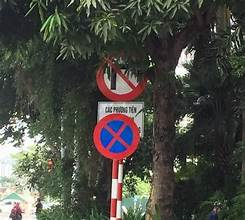
#> input picture data/detection/images/train/OIP (1).jpg, 245 x 220 px; its folder holds only this picture in this run
$ python mine_hard_negatives.py --images ../data/detection/images/train
#> lines starting #> are read from the running program, lines starting #| are printed output that depends on the picture; after the words box and inside, x2 and y2 are one past the last pixel; in counts of white or black regions, pixels touching at a corner belong together
### src/classical_detector.py
from __future__ import annotations

import json
from dataclasses import asdict
from dataclasses import dataclass
from pathlib import Path
from typing import Any
from typing import Literal
from typing import TypedDict

import cv2
import numpy as np

from cv_region_proposal import Box
from cv_region_proposal import DetectorConfig
from cv_region_proposal import propose_regions


class ClassicalDetectorOutput(TypedDict, total=False):
    bboxes: list[list[int]]
    scores: list[float]
    debug: dict[str, Any]


@dataclass(frozen=True)
class ClassicalDetectorParams:
    proposal: DetectorConfig = DetectorConfig()
    det_threshold: float = 0.25


def _coerce_tuple3(value: Any) -> tuple[int, int, int]:
    if isinstance(value, tuple) and len(value) == 3:
        return tuple(int(x) for x in value)  # type: ignore[return-value]
    if isinstance(value, list) and len(value) == 3:
        return (int(value[0]), int(value[1]), int(value[2]))
    raise ValueError(f"Expected 3-int list/tuple, got: {value!r}")


def load_params(path: str | Path) -> ClassicalDetectorParams:
    """Load detector parameters from a JSON file.

    The JSON keys match fields of `DetectorConfig` plus an extra `det_threshold`.
    """

    p = Path(path)
    raw = json.loads(p.read_text(encoding="utf-8"))
    if not isinstance(raw, dict):
        raise ValueError("Config JSON must be an object")

    det_threshold = float(raw.pop("det_threshold", 0.25))

    # Convert list -> tuple for HSV thresholds.
    for key in (
        "red_1",
        "red_2",
        "red_3",
        "red_4",
        "blue_1",
        "blue_2",
        "yellow_1",
        "yellow_2",
    ):
        if key in raw:
            raw[key] = _coerce_tuple3(raw[key])

    proposal = DetectorConfig(**raw)
    return ClassicalDetectorParams(proposal=proposal, det_threshold=det_threshold)


def _clip_xyxy(x1: int, y1: int, x2: int, y2: int, w: int, h: int) -> tuple[int, int, int, int]:
    x1 = max(0, min(w - 1, int(x1)))
    y1 = max(0, min(h - 1, int(y1)))
    x2 = max(0, min(w, int(x2)))
    y2 = max(0, min(h, int(y2)))
    if x2 <= x1:
        x2 = min(w, x1 + 1)
    if y2 <= y1:
        y2 = min(h, y1 + 1)
    return x1, y1, x2, y2


def detect_classical(
    image_rgb: np.ndarray,
    params: ClassicalDetectorParams | None = None,
    *,
    return_debug: bool = False,
    min_side: int = 12,
) -> ClassicalDetectorOutput:
    """Classical traffic sign candidate detector (image-only).

    Contract (for integration):
    - Input: RGB image, any size.
    - Output:
      - `bboxes`: list of pixel boxes [x1,y1,x2,y2] (int) on original image.
      - `scores`: list of floats in [0,1] (rule-based).
      - `debug`: optional debug images (BGR) when return_debug=True.

    Notes:
    - Bboxes are clipped to image bounds.
    - Very small boxes (< min_side x min_side) are filtered out.
    - Internally uses `src/cv_region_proposal.py` (Ch.2–Ch.4 pipeline).
    """

    if image_rgb.ndim != 3 or image_rgb.shape[2] != 3:
        raise ValueError("image_rgb must be HxWx3")

    cfg = params or ClassicalDetectorParams()

    # OpenCV works in BGR.
    image_bgr = cv2.cvtColor(image_rgb, cv2.COLOR_RGB2BGR)

    if return_debug:
        boxes, dbg = propose_regions(image_bgr, cfg.proposal, return_debug=True)
    else:
        boxes = propose_regions(image_bgr, cfg.proposal, return_debug=False)
        dbg = None

    h, w = image_bgr.shape[:2]

    # Apply a final threshold here (keeps `propose_regions` reusable).
    filtered: list[Box] = [b for b in boxes if float(b.score) >= float(cfg.det_threshold)]

    bboxes: list[list[int]] = []
    scores: list[float] = []
    for b in filtered:
        x1, y1, x2, y2 = _clip_xyxy(b.x1, b.y1, b.x2, b.y2, w, h)
        if (x2 - x1) < int(min_side) or (y2 - y1) < int(min_side):
            continue
        bboxes.append([int(x1), int(y1), int(x2), int(y2)])
        scores.append(float(np.clip(b.score, 0.0, 1.0)))

    out: ClassicalDetectorOutput = {"bboxes": bboxes, "scores": scores}
    if return_debug and dbg is not None:
        out["debug"] = {
            # these are BGR arrays (OpenCV) for convenient saving
            "preprocessed": dbg.get("preprocessed"),
            "mask_color": dbg.get("mask_color"),
            "edges": dbg.get("edges"),
            "combined": dbg.get("combined"),
            "overlay_shapes": dbg.get("overlay_shapes"),
            "overlay": dbg.get("overlay"),
        }

    return out

### src/cv_region_proposal.py
from __future__ import annotations

from dataclasses import dataclass
from dataclasses import field
from typing import Iterable
from typing import Literal
from typing import TypedDict

import cv2
import numpy as np


@dataclass
class Box:
    x1: int
    y1: int
    x2: int
    y2: int
    score: float
    # scoring breakdown (useful for reporting/debug)
    score_color: float = 0.0
    score_shape: float = 0.0
    score_edge: float = 0.0


@dataclass(frozen=True)
class DetectorConfig:
    # --- Ch.2: illumination + denoise ---
    gamma: float | None = 0.85
    clahe_clip_limit: float | None = 2.0
    clahe_grid_size: int = 8
    denoise: Literal["none", "median", "gaussian"] = "median"
    denoise_ksize: int = 3

    # --- Ch.2 + Ch.4: color thresholding (HSV) ---
    red_1: tuple[int, int, int] = (0, 70, 50)
    red_2: tuple[int, int, int] = (10, 255, 255)
    red_3: tuple[int, int, int] = (170, 70, 50)
    red_4: tuple[int, int, int] = (180, 255, 255)
    blue_1: tuple[int, int, int] = (90, 60, 50)
    blue_2: tuple[int, int, int] = (130, 255, 255)
    yellow_1: tuple[int, int, int] = (15, 70, 50)
    yellow_2: tuple[int, int, int] = (35, 255, 255)

    morph_kernel: int = 3
    morph_open_iter: int = 1
    morph_close_iter: int = 2

    # --- Ch.3: edges + shape priors ---
    canny_low: int = 80
    canny_high: int = 160
    edge_dilate_iter: int = 1

    polygon_eps_ratio: float = 0.03
    use_hough_circle: bool = True
    use_hough_lines: bool = True
    hough_max_dim: int = 720
    hough_dp: float = 1.2
    hough_param1: float = 120
    hough_param2: float = 28
    hough_min_radius: int = 8
    hough_max_radius: int = 0

    hough_lines_rho: float = 1.0
    hough_lines_theta_deg: float = 1.0
    hough_lines_threshold: int = 60
    hough_lines_min_line_length: int = 25
    hough_lines_max_line_gap: int = 8

    # --- Filtering + scoring ---
    min_area_ratio: float = 0.0001
    min_area_abs: int = 50
    min_side: int = 12
    aspect_min: float = 0.4
    aspect_max: float = 1.8
    nms_iou: float = 0.35

    # Expand boxes (useful when the contour captures only the sign interior but GT includes border/background)
    bbox_pad_ratio: float = 0.25

    # scoring weights (keep simple + reportable)
    w_color: float = 0.45
    w_shape: float = 0.35
    w_edge: float = 0.20

    # thresholds
    min_color_ratio: float = 0.05
    min_circularity: float = 0.15
    min_fill: float = 0.12
    min_solidity: float = 0.0


class DebugOutputs(TypedDict, total=False):
    preprocessed: np.ndarray
    mask_color: np.ndarray
    edges: np.ndarray
    combined: np.ndarray
    overlay_shapes: np.ndarray
    overlay: np.ndarray


def _downscale_for_hough(gray: np.ndarray, max_dim: int) -> tuple[np.ndarray, float]:
    """Return (resized_gray, scale) where scale maps resized -> original."""
    h, w = gray.shape[:2]
    if max_dim <= 0:
        return gray, 1.0
    m = max(h, w)
    if m <= max_dim:
        return gray, 1.0
    scale = m / float(max_dim)
    new_w = max(1, int(round(w / scale)))
    new_h = max(1, int(round(h / scale)))
    resized = cv2.resize(gray, (new_w, new_h), interpolation=cv2.INTER_AREA)
    return resized, scale


def _apply_gamma(image_bgr: np.ndarray, gamma: float) -> np.ndarray:
    if gamma <= 0:
        return image_bgr
    inv = 1.0 / gamma
    table = (np.power(np.arange(256, dtype=np.float32) / 255.0, inv) * 255.0).clip(0, 255).astype(np.uint8)
    return cv2.LUT(image_bgr, table)


def _apply_clahe(image_bgr: np.ndarray, clip_limit: float, grid_size: int) -> np.ndarray:
    lab = cv2.cvtColor(image_bgr, cv2.COLOR_BGR2LAB)
    l, a, b = cv2.split(lab)
    clahe = cv2.createCLAHE(clipLimit=float(clip_limit), tileGridSize=(int(grid_size), int(grid_size)))
    l2 = clahe.apply(l)
    merged = cv2.merge((l2, a, b))
    return cv2.cvtColor(merged, cv2.COLOR_LAB2BGR)


def _apply_denoise(image_bgr: np.ndarray, mode: str, ksize: int) -> np.ndarray:
    ksize = int(ksize)
    if ksize <= 1:
        return image_bgr
    if mode == "median":
        return cv2.medianBlur(image_bgr, ksize if ksize % 2 == 1 else ksize + 1)
    if mode == "gaussian":
        k = ksize if ksize % 2 == 1 else ksize + 1
        return cv2.GaussianBlur(image_bgr, (k, k), 0)
    return image_bgr


def _iou(a: Box, b: Box) -> float:
    inter_x1 = max(a.x1, b.x1)
    inter_y1 = max(a.y1, b.y1)
    inter_x2 = min(a.x2, b.x2)
    inter_y2 = min(a.y2, b.y2)

    inter_w = max(0, inter_x2 - inter_x1)
    inter_h = max(0, inter_y2 - inter_y1)
    inter_area = inter_w * inter_h

    area_a = max(0, a.x2 - a.x1) * max(0, a.y2 - a.y1)
    area_b = max(0, b.x2 - b.x1) * max(0, b.y2 - b.y1)
    union = area_a + area_b - inter_area
    return inter_area / union if union > 0 else 0.0


def _nms(boxes: Iterable[Box], threshold: float = 0.4) -> list[Box]:
    ordered = sorted(boxes, key=lambda b: b.score, reverse=True)
    kept: list[Box] = []

    while ordered:
        current = ordered.pop(0)
        kept.append(current)
        ordered = [b for b in ordered if _iou(current, b) < threshold]

    return kept


def propose_regions(
    image: np.ndarray,
    config: DetectorConfig | None = None,
    *,
    return_debug: bool = False,
) -> list[Box] | tuple[list[Box], DebugOutputs]:
    """Classical CV region proposal for traffic sign candidates.

    - Input: BGR image (OpenCV).
    - Output: list[Box] in pixel coordinates + heuristic score.
    - Designed for detect(1-class) → crop → classify(43+bg) pipeline.
    """

    cfg = config or DetectorConfig()

    work = image
    if cfg.gamma is not None:
        work = _apply_gamma(work, float(cfg.gamma))
    if cfg.clahe_clip_limit is not None:
        work = _apply_clahe(work, float(cfg.clahe_clip_limit), int(cfg.clahe_grid_size))
    work = _apply_denoise(work, cfg.denoise, int(cfg.denoise_ksize))

    hsv = cv2.cvtColor(work, cv2.COLOR_BGR2HSV)
    lower_red_1 = np.array(cfg.red_1, dtype=np.uint8)
    upper_red_1 = np.array(cfg.red_2, dtype=np.uint8)
    lower_red_2 = np.array(cfg.red_3, dtype=np.uint8)
    upper_red_2 = np.array(cfg.red_4, dtype=np.uint8)
    mask_red = cv2.inRange(hsv, lower_red_1, upper_red_1) | cv2.inRange(hsv, lower_red_2, upper_red_2)

    lower_blue = np.array(cfg.blue_1, dtype=np.uint8)
    upper_blue = np.array(cfg.blue_2, dtype=np.uint8)
    mask_blue = cv2.inRange(hsv, lower_blue, upper_blue)

    lower_yellow = np.array(cfg.yellow_1, dtype=np.uint8)
    upper_yellow = np.array(cfg.yellow_2, dtype=np.uint8)
    mask_yellow = cv2.inRange(hsv, lower_yellow, upper_yellow)

    kernel = np.ones((int(cfg.morph_kernel), int(cfg.morph_kernel)), np.uint8)

    # Apply morphology per-color to avoid connecting adjacent objects of different colors.
    mask_red = cv2.morphologyEx(mask_red, cv2.MORPH_OPEN, kernel, iterations=int(cfg.morph_open_iter))
    mask_red = cv2.morphologyEx(mask_red, cv2.MORPH_CLOSE, kernel, iterations=int(cfg.morph_close_iter))
    mask_blue = cv2.morphologyEx(mask_blue, cv2.MORPH_OPEN, kernel, iterations=int(cfg.morph_open_iter))
    mask_blue = cv2.morphologyEx(mask_blue, cv2.MORPH_CLOSE, kernel, iterations=int(cfg.morph_close_iter))
    mask_yellow = cv2.morphologyEx(mask_yellow, cv2.MORPH_OPEN, kernel, iterations=int(cfg.morph_open_iter))
    mask_yellow = cv2.morphologyEx(mask_yellow, cv2.MORPH_CLOSE, kernel, iterations=int(cfg.morph_close_iter))

    mask_color = cv2.bitwise_or(cv2.bitwise_or(mask_red, mask_blue), mask_yellow)

    gray = cv2.cvtColor(work, cv2.COLOR_BGR2GRAY)
    edges = cv2.Canny(gray, int(cfg.canny_low), int(cfg.canny_high))
    if cfg.edge_dilate_iter > 0:
        edges = cv2.dilate(edges, kernel, iterations=int(cfg.edge_dilate_iter))

    combined = cv2.bitwise_or(mask_color, edges)

    # Find contours per-color to avoid different-color adjacency merging (e.g., yellow sign touching a blue billboard).
    contours = []
    for _mask in (mask_red, mask_blue, mask_yellow):
        cs, _ = cv2.findContours(_mask, cv2.RETR_EXTERNAL, cv2.CHAIN_APPROX_SIMPLE)
        contours.extend(cs)

    height, width = image.shape[:2]
    min_area = max(int(cfg.min_area_abs), int(cfg.min_area_ratio * width * height))

    # Optional Hough circle prior (Ch.3). We use it as a weak signal.
    circles = None
    if cfg.use_hough_circle:
        hough_gray, scale = _downscale_for_hough(gray, int(cfg.hough_max_dim))
        circles = cv2.HoughCircles(
            hough_gray,
            cv2.HOUGH_GRADIENT,
            dp=float(cfg.hough_dp),
            minDist=max(20, min(hough_gray.shape[:2]) // 20),
            param1=float(cfg.hough_param1),
            param2=float(cfg.hough_param2),
            minRadius=int(cfg.hough_min_radius),
            maxRadius=int(cfg.hough_max_radius),
        )
        if circles is not None and circles.size:
            circles = np.round(circles[0, :, :]).astype(int)
            if scale != 1.0:
                circles[:, 0:2] = np.round(circles[:, 0:2] * scale).astype(int)
                circles[:, 2] = np.round(circles[:, 2] * scale).astype(int)
        else:
            circles = None

    # Optional Hough line prior (Ch.3). Again, weak signal.
    lines = None
    if cfg.use_hough_lines:
        hough_edges, scale = _downscale_for_hough(edges, int(cfg.hough_max_dim))
        theta = float(cfg.hough_lines_theta_deg) * np.pi / 180.0
        raw_lines = cv2.HoughLinesP(
            hough_edges,
            rho=float(cfg.hough_lines_rho),
            theta=theta,
            threshold=int(cfg.hough_lines_threshold),
            minLineLength=int(cfg.hough_lines_min_line_length),
            maxLineGap=int(cfg.hough_lines_max_line_gap),
        )
        if raw_lines is not None and raw_lines.size:
            lines = raw_lines.reshape(-1, 4).astype(int)
            if scale != 1.0:
                lines = np.round(lines * scale).astype(int)
        else:
            lines = None

    boxes: list[Box] = []
    for contour in contours:
        area = cv2.contourArea(contour)
        if area < min_area:
            continue

        x, y, w, h = cv2.boundingRect(contour)
        if w < int(cfg.min_side) or h < int(cfg.min_side):
            continue

        aspect = w / float(h)
        if aspect < float(cfg.aspect_min) or aspect > float(cfg.aspect_max):
            continue

        # Pad bbox after basic geometry filtering.
        pad = int(round(float(cfg.bbox_pad_ratio) * max(w, h)))
        if pad > 0:
            x1p = max(0, x - pad)
            y1p = max(0, y - pad)
            x2p = min(width, x + w + pad)
            y2p = min(height, y + h + pad)
            x, y, w, h = x1p, y1p, max(1, x2p - x1p), max(1, y2p - y1p)

        perimeter = cv2.arcLength(contour, True)
        if perimeter <= 0:
            continue

        hull = cv2.convexHull(contour)
        hull_area = cv2.contourArea(hull)
        solidity = float(area / hull_area) if hull_area > 0 else 0.0

        circularity = float(4.0 * np.pi * area / (perimeter * perimeter))
        fill = float(area / float(w * h))
        if (
            circularity < float(cfg.min_circularity)
            or fill < float(cfg.min_fill)
            or solidity < float(cfg.min_solidity)
        ):
            continue

        x1, y1, x2, y2 = int(x), int(y), int(x + w), int(y + h)
        x1 = max(0, min(width - 1, x1))
        y1 = max(0, min(height - 1, y1))
        x2 = max(0, min(width, x2))
        y2 = max(0, min(height, y2))
        if x2 <= x1 or y2 <= y1:
            continue

        roi_mask = mask_color[y1:y2, x1:x2]
        roi_edges = edges[y1:y2, x1:x2]
        box_area = float((x2 - x1) * (y2 - y1))
        color_ratio = float(np.count_nonzero(roi_mask)) / box_area if box_area > 0 else 0.0
        if color_ratio < float(cfg.min_color_ratio):
            continue

        edge_density = float(np.count_nonzero(roi_edges)) / box_area if box_area > 0 else 0.0

        # Polygon approximation (Ch.3 shape prior)
        eps = float(cfg.polygon_eps_ratio) * perimeter
        approx = cv2.approxPolyDP(contour, eps, True)
        vertices = int(len(approx))
        shape_score = 0.0
        if 3 <= vertices <= 5:
            shape_score = 0.75
        elif 6 <= vertices <= 10:
            shape_score = 0.55

        # Hough circle prior: boost if any circle center falls inside bbox.
        if circles is not None:
            for cx, cy, _r in circles:
                if x1 <= cx <= x2 and y1 <= cy <= y2:
                    shape_score = max(shape_score, 0.9)
                    break

        # Hough line prior: boost if multiple line midpoints fall inside bbox.
        if lines is not None:
            inside = 0
            for x3, y3, x4, y4 in lines:
                mx = (x3 + x4) // 2
                my = (y3 + y4) // 2
                if x1 <= mx <= x2 and y1 <= my <= y2:
                    inside += 1
                    if inside >= 2:
                        shape_score = max(shape_score, 0.8)
                        break

        score = (
            float(cfg.w_color) * color_ratio
            + float(cfg.w_shape) * shape_score
            + float(cfg.w_edge) * edge_density
        )
        score = float(np.clip(score, 0.0, 1.0))

        boxes.append(
            Box(
                x1=x1,
                y1=y1,
                x2=x2,
                y2=y2,
                score=score,
                score_color=float(color_ratio),
                score_shape=float(shape_score),
                score_edge=float(edge_density),
            )
        )

    kept = _nms(boxes, threshold=float(cfg.nms_iou))

    if not return_debug:
        return kept

    overlay_shapes = image.copy()
    cv2.drawContours(overlay_shapes, contours, -1, (255, 0, 0), 1)
    if circles is not None:
        for cx, cy, r in circles:
            cv2.circle(overlay_shapes, (int(cx), int(cy)), int(r), (0, 255, 255), 1)
    if lines is not None:
        for x3, y3, x4, y4 in lines:
            cv2.line(overlay_shapes, (int(x3), int(y3)), (int(x4), int(y4)), (0, 255, 255), 1)

    overlay = image.copy()
    for b in kept:
        cv2.rectangle(overlay, (b.x1, b.y1), (b.x2, b.y2), (0, 255, 0), 2)
        cv2.putText(
            overlay,
            f"{b.score:.2f}",
            (b.x1, max(15, b.y1 - 5)),
            cv2.FONT_HERSHEY_SIMPLEX,
            0.5,
            (0, 255, 0),
            1,
            cv2.LINE_AA,
        )

    debug: DebugOutputs = {
        "preprocessed": work,
        "mask_color": mask_color,
        "edges": edges,
        "combined": combined,
        "overlay_shapes": overlay_shapes,
        "overlay": overlay,
    }
    return kept, debug

### src/mine_hard_negatives.py
from __future__ import annotations

import argparse
from pathlib import Path

import cv2

from classical_detector import detect_classical
from classical_detector import load_params


ROOT = Path(__file__).resolve().parent.parent
DEFAULT_CONFIG = ROOT / "configs" / "classical_detector.json"
DEFAULT_DATASET = ROOT / "data" / "detection"
DEFAULT_OUTDIR = ROOT / "output" / "hard_negatives"


def parse_args() -> argparse.Namespace:
    p = argparse.ArgumentParser(description="Mine hard negatives (false positives) for classical detector.")
    p.add_argument("--images", type=str, default="", help="Optional: image folder to mine (no labels).")
    p.add_argument("--dataset", type=str, default=str(DEFAULT_DATASET), help="YOLO dataset root (images/labels).")
    p.add_argument("--split", type=str, default="val", choices=["train", "val"], help="Split when using --dataset.")
    p.add_argument("--config", type=str, default=str(DEFAULT_CONFIG), help="Detector config JSON.")
    p.add_argument("--outdir", type=str, default=str(DEFAULT_OUTDIR), help="Output folder to store crops.")
    p.add_argument("--iou", type=float, default=0.3, help="If labels exist: IoU threshold to consider as match (not FP).")
    p.add_argument("--max-per-image", type=int, default=10, help="Max crops per image.")
    return p.parse_args()


# [45 lines left out: functions iou_xyxy, read_yolo_labels, not called in this run]


def main() -> None:
    args = parse_args()
    outdir = Path(args.outdir)
    outdir.mkdir(parents=True, exist_ok=True)

    params = load_params(args.config)
#> (reads configs/classical_detector.json from the repository)

    exts = {".jpg", ".jpeg", ".png", ".bmp", ".webp"}

    if args.images:
        img_dir = Path(args.images)
        lbl_dir = None
    else:
        dataset = Path(args.dataset)
        img_dir = dataset / "images" / args.split
        lbl_dir = dataset / "labels" / args.split

    saved = 0

    for img_path in sorted(img_dir.iterdir()):
        if img_path.suffix.lower() not in exts:
            continue

        bgr = cv2.imread(str(img_path))
#> bgr is the input picture: shape (220, 245, 3); mean B, G, R 67.2, 74.8, 74.3
        if bgr is None:
            continue

        h, w = bgr.shape[:2]
        gts: list[list[int]] = []
        if lbl_dir is not None:
            gts = read_yolo_labels(lbl_dir / f"{img_path.stem}.txt", w, h)

        rgb = cv2.cvtColor(bgr, cv2.COLOR_BGR2RGB)
        det = detect_classical(rgb, params, return_debug=False)
#> in _apply_clahe, `l, a, b = cv2.split(lab)`:
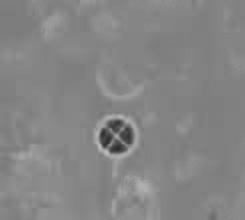
#> b: shape (220, 245); min 43, max 187, mean 132.8
#> in _apply_clahe, `l2 = clahe.apply(l)`:
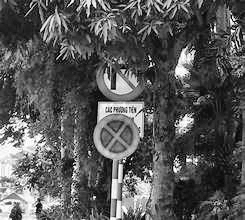
#> l2: shape (220, 245); min 1, max 255, mean 87.6
#> in _apply_denoise, `return cv2.medianBlur(image_bgr, ksize if ksize % 2 == 1 else ksize + 1)`:
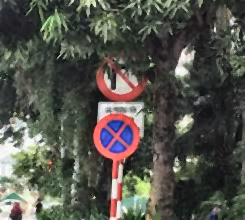
#> returned value: shape (220, 245, 3); mean of channels 0, 1, 2 75.1, 83.1, 83; drawn as B, G, R
#> in propose_regions, `mask_red = cv2.inRange(hsv, lower_red_1, upper_red_1) | cv2.inRange(hs..`:
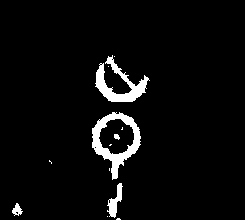
#> mask_red: shape (220, 245); 4.4% white; 13 white regions (8 under 20 px), largest, box (x1, y1, x2, y2) and area: (92, 112, 141, 180) 1109, (95, 55, 150, 102) 916, (107, 183, 123, 218) 238, (12, 203, 23, 216) 79, (114, 134, 120, 140) 26
#> in propose_regions, `gray = cv2.cvtColor(work, cv2.COLOR_BGR2GRAY)`:
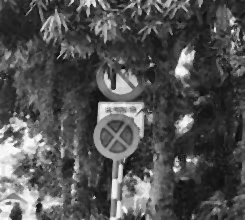
#> gray: shape (220, 245); min 7, max 255, mean 82.2
#> in propose_regions, `edges = cv2.Canny(gray, int(cfg.canny_low), int(cfg.canny_high))`:
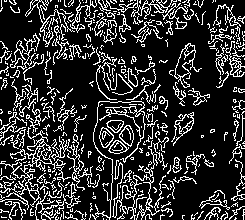
#> edges: shape (220, 245); 19.7% white in thin lines or dots
#> in propose_regions, `combined = cv2.bitwise_or(mask_color, edges)`:
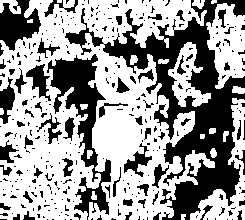
#> combined: shape (220, 245); 60.4% white; 340 black regions (278 under 20 px)
#> the loop in propose_regions, `for _mask in (mask_red, mask_blue, mask_yellow):` made 3 passes
#> after the loop in propose_regions, `for _mask in (mask_red, mask_blue, mask_yellow):`: contours = 9 contours, 1 with area under 20; largest, box (x1, y1, x2, y2) and area: (92, 112, 141, 179) 1893, (96, 57, 148, 102) 766, (100, 121, 133, 153) 664, (108, 183, 122, 217) 184, (148, 205, 159, 220) 64, (12, 204, 22, 214) 56, (148, 186, 155, 199) 45, (209, 214, 215, 220) 20
#> (the rest of the program and of its run is left out)
